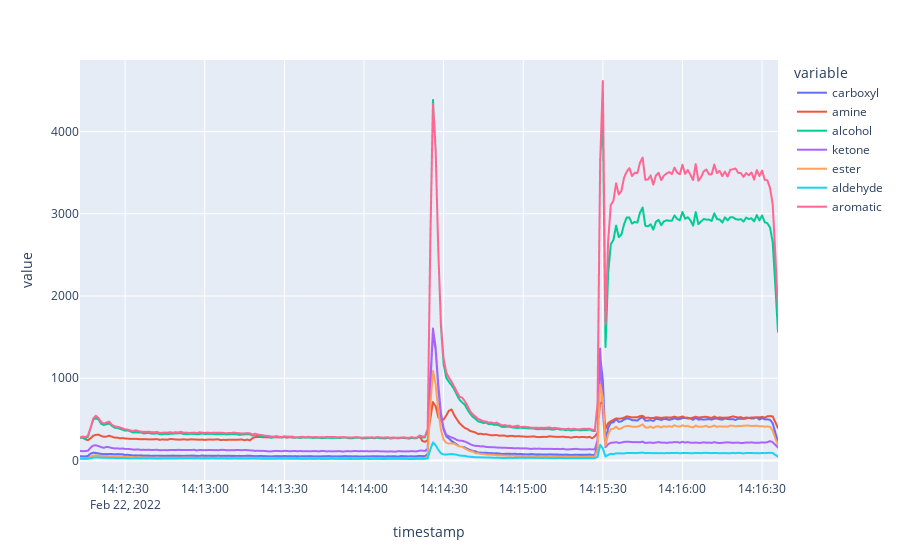

Notebook source saved alongside this figure:
### Code cell
px.line(v.grouped_df, x=v.grouped_df.index, y=v.grouped_df.columns)

### Figure 1 — Plotly figure (JSON) as saved in the notebook; plotly's stock layout.template omitted (floating-point values rounded to 4 significant figures; data arrays with more than 128 entries replaced by an {"elided": "..."} marker saying what was removed)
{"data": [{"hovertemplate": "variable=carboxyl<br>timestamp=%{x}<br>value=%{y}<extra></extra>", "legendgroup": "carboxyl", "line": {"color": "#636efa", "dash": "solid"}, "mode": "lines", "name": "carboxyl", "showlegend": true, "type": "scattergl", "x": {"elided": "264 str values"}, "xaxis": "x", "y": {"elided": "264 float values"}, "yaxis": "y"}, {"hovertemplate": "variable=amine<br>timestamp=%{x}<br>value=%{y}<extra></extra>", "legendgroup": "amine", "line": {"color": "#EF553B", "dash": "solid"}, "mode": "lines", "name": "amine", "showlegend": true, "type": "scattergl", "x": {"elided": "264 str values"}, "xaxis": "x", "y": {"elided": "264 float values"}, "yaxis": "y"}, {"hovertemplate": "variable=alcohol<br>timestamp=%{x}<br>value=%{y}<extra></extra>", "legendgroup": "alcohol", "line": {"color": "#00cc96", "dash": "solid"}, "mode": "lines", "name": "alcohol", "showlegend": true, "type": "scattergl", "x": {"elided": "264 str values"}, "xaxis": "x", "y": {"elided": "264 float values"}, "yaxis": "y"}, {"hovertemplate": "variable=ketone<br>timestamp=%{x}<br>value=%{y}<extra></extra>", "legendgroup": "ketone", "line": {"color": "#ab63fa", "dash": "solid"}, "mode": "lines", "name": "ketone", "showlegend": true, "type": "scattergl", "x": {"elided": "264 str values"}, "xaxis": "x", "y": {"elided": "264 float values"}, "yaxis": "y"}, {"hovertemplate": "variable=ester<br>timestamp=%{x}<br>value=%{y}<extra></extra>", "legendgroup": "ester", "line": {"color": "#FFA15A", "dash": "solid"}, "mode": "lines", "name": "ester", "showlegend": true, "type": "scattergl", "x": {"elided": "264 str values"}, "xaxis": "x", "y": {"elided": "264 float values"}, "yaxis": "y"}, {"hovertemplate": "variable=aldehyde<br>timestamp=%{x}<br>value=%{y}<extra></extra>", "legendgroup": "aldehyde", "line": {"color": "#19d3f3", "dash": "solid"}, "mode": "lines", "name": "aldehyde", "showlegend": true, "type": "scattergl", "x": {"elided": "264 str values"}, "xaxis": "x", "y": {"elided": "264 float values"}, "yaxis": "y"}, {"hovertemplate": "variable=aromatic<br>timestamp=%{x}<br>value=%{y}<extra></extra>", "legendgroup": "aromatic", "line": {"color": "#FF6692", "dash": "solid"}, "mode": "lines", "name": "aromatic", "showlegend": true, "type": "scattergl", "x": {"elided": "264 str values"}, "xaxis": "x", "y": {"elided": "264 float values"}, "yaxis": "y"}], "layout": {"legend": {"title": {"text": "variable"}, "tracegroupgap": 0}, "margin": {"t": 60}, "xaxis": {"anchor": "y", "domain": [0, 1], "title": {"text": "timestamp"}}, "yaxis": {"anchor": "x", "domain": [0, 1], "title": {"text": "value"}}}}
